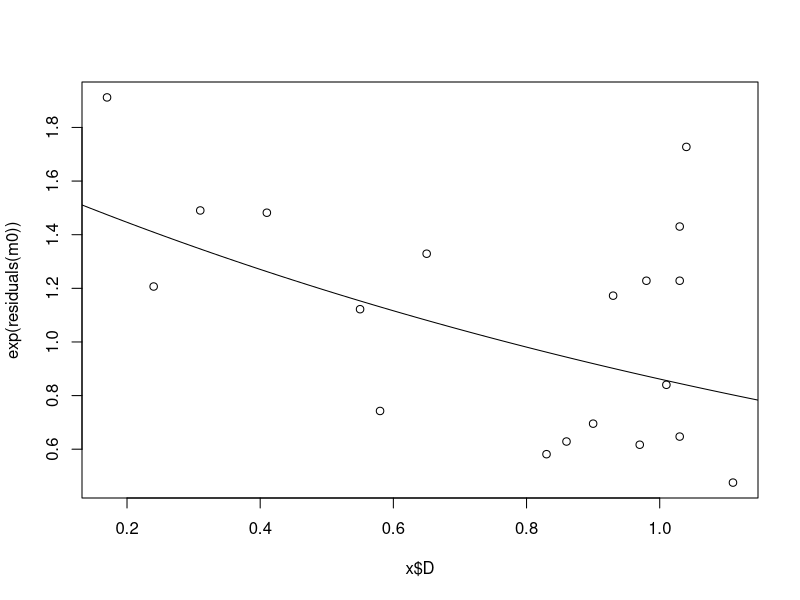
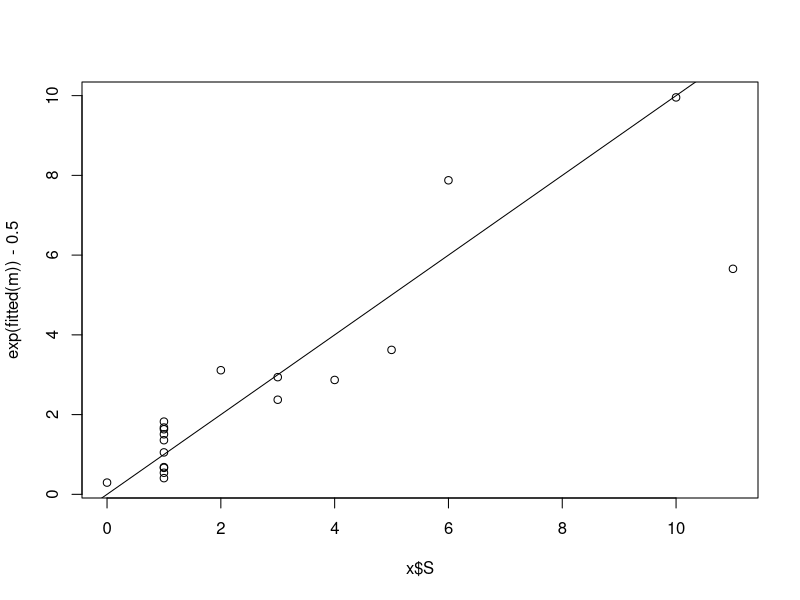

Reproduce these figures in R, in order.
setwd("c:/projects/sarmix/database")
x<-read.csv("lomolino1982.csv")

m0 <- lm(log(S+0.5) ~ log(A), x)
m1 <- lm(residuals(m0) ~ D, x)
plot(x$D, exp(residuals(m0)))
DD <- seq(0,1.2, len=100)
lines(DD, exp(coef(m1)[1]+DD*coef(m1)[2]))

m <- lm(log(S+0.5) ~ log(A) * D, x)
plot(x$S, exp(fitted(m))-0.5)
abline(0,1)
